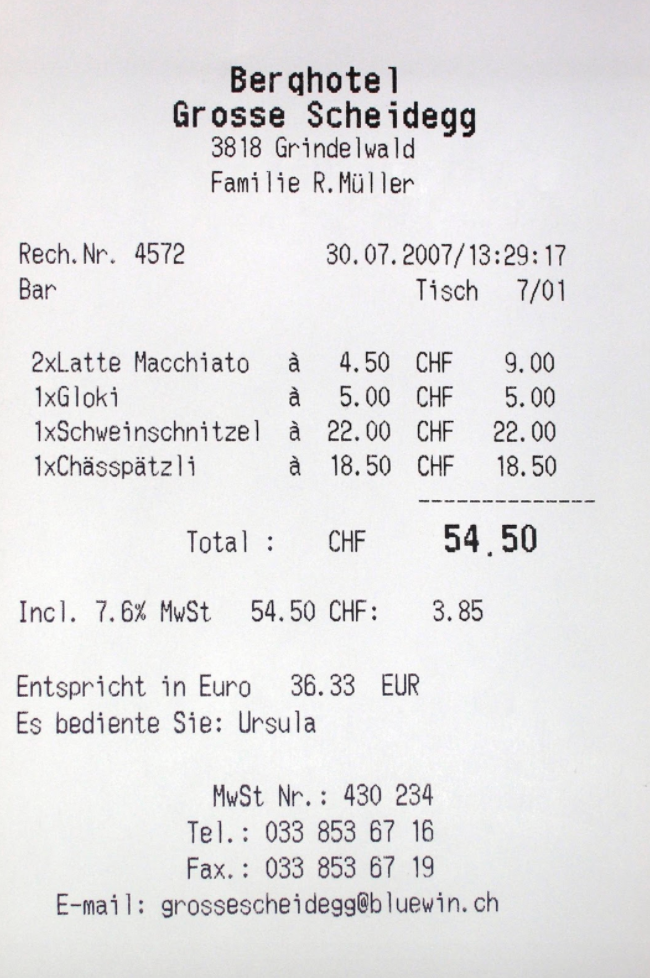
#> input picture working-image.png, 650 x 978 px
$ python ocr.py ../working-image.png out.png
#> lines starting #> are read from the running program, lines starting #| are printed output that depends on the picture; after the words box and inside, x2 and y2 are one past the last pixel; in counts of white or black regions, pixels touching at a corner belong together
#!/usr/local/bin/python3.7
import numpy as np
import cv2
import matplotlib.pyplot as plt
from skimage.filters import threshold_local
from PIL import Image
import pytesseract
from pytesseract import Output
import sys

FILENAME = sys.argv[1]
OUTPUT_FILENAME = sys.argv[2]
original = cv2.imread(FILENAME)
#> original is the input picture: shape (978, 650, 3); mean B, G, R 228.6, 227.6, 228.7


class Scanner:
    def __init__(self, filename):
#> called with filename = '../working-image.png'
        self.filename = filename
        self.img = cv2.imread(self.filename)
        self.small = 500 / self.img.shape[0]
#> self.small = 0.511
        self.img = cv2.resize(self.img,
                (
                    int(self.img.shape[1] * self.small),
                    int(self.img.shape[0] * self.small)
                ))
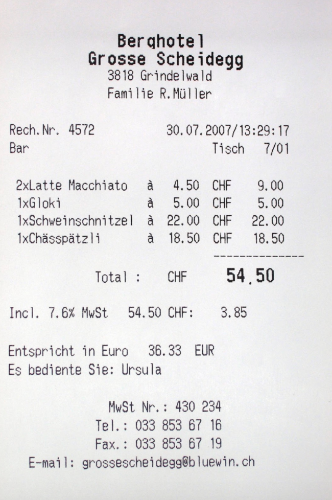
#> self.img: shape (500, 332, 3); mean B, G, R 228.5, 227.4, 228.5
        self.l1 = cv2.GaussianBlur
        self.kernel = cv2.getStructuringElement(cv2.MORPH_RECT, (9,9))
        self.l2 = cv2.dilate
        self.l3 = cv2.Canny

    def forward(self):
        grayscale = cv2.cvtColor(self.img, cv2.COLOR_BGR2GRAY)
        x = self.l1(grayscale, (5,5), 0)
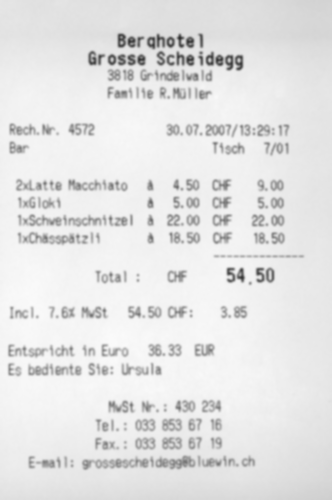
#> x: shape (500, 332); min 50, max 251, mean 227.9
        x = self.l2(x, self.kernel)
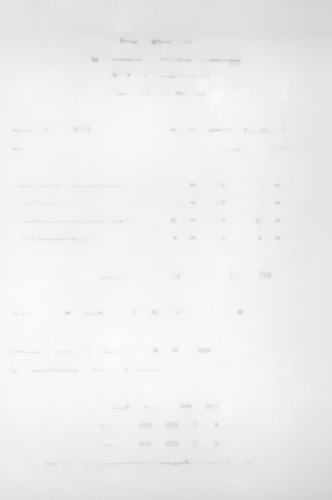
#> x: shape (500, 332); min 180, max 251, mean 237.8
        x = self.l3(x, 100, 200, apertureSize=3)
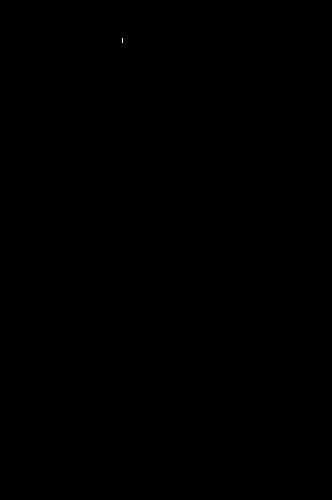
#> x: shape (500, 332); 0% white in thin lines or dots, all inside (x1, y1, x2, y2) = (122, 38, 123, 43)
        contours, h = cv2.findContours(x, cv2.RETR_TREE, cv2.CHAIN_APPROX_SIMPLE)
#> contours = [[[122, 38], [122, 42]]]; h = [[-1, -1, -1, -1]]
        big_contours = sorted(contours, key=cv2.contourArea, reverse=True)[:10]
#> big_contours = [[[122, 38], [122, 42]]]
        smooth_contour = None
        for i in big_contours:
            approx = cv2.approxPolyDP(i, 0.01 * cv2.arcLength(i, True), True)
            if(len(approx) == 4):
                smooth_contour = approx
                break
#> this loop made 1 pass
#> approx on pass 1: [[122, 38], [122, 42]]
#> (the run stopped early here; a loop or call above may not have finished)
